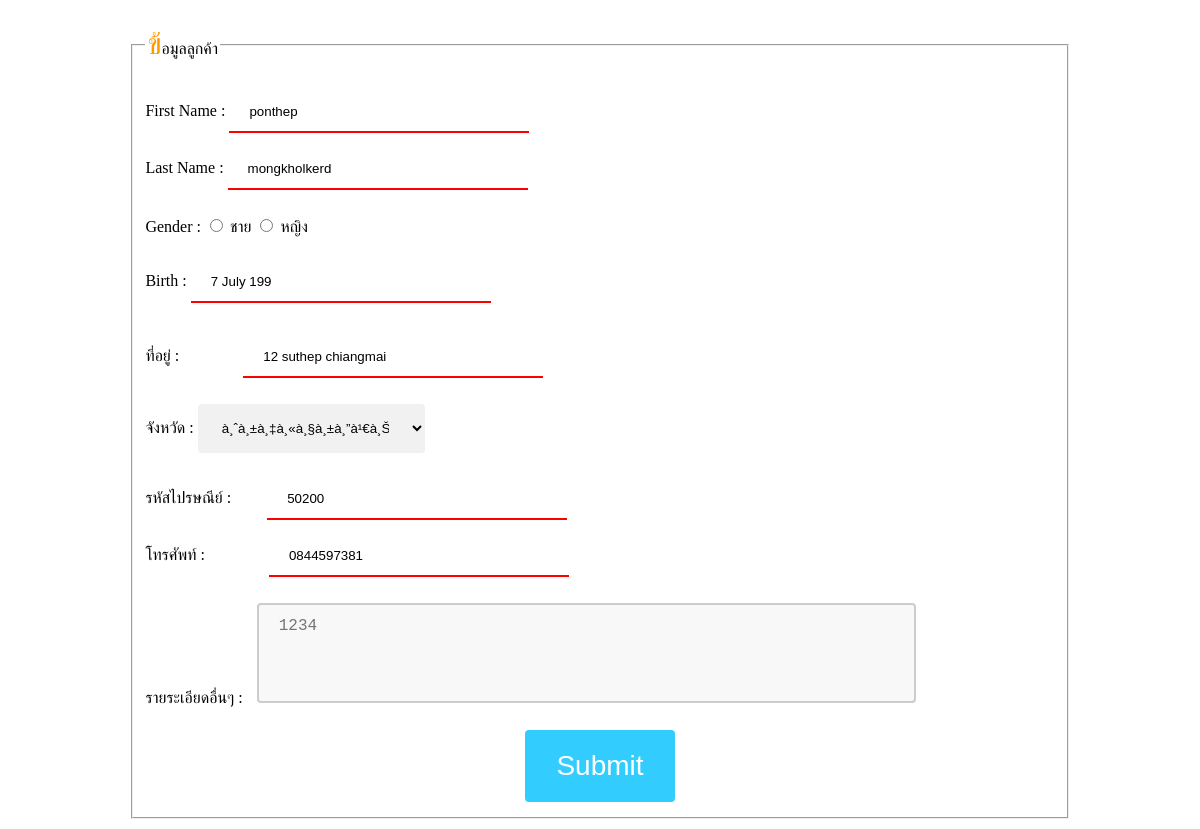
Page /edit_customer.php?edit=5 on the committed database.
### tables this page shows
CREATE TABLE `customer` (
  `Customer_id` int(11) NOT NULL,
  `Customer_Name` varchar(50) NOT NULL,
  `Customer_Lastname` varchar(100) NOT NULL,
  `Gender` varchar(5) NOT NULL,
  `Age` int(11) NOT NULL,
  `Birthdate` varchar(10) NOT NULL,
  `Address` varchar(150) NOT NULL,
  `Province` varchar(50) NOT NULL,
  `Zipcode` varchar(5) NOT NULL,
  `Telephone` varchar(20) NOT NULL,
  `Customer_Desciption` text NOT NULL,
  `username` varchar(50) NOT NULL,
  `password` varchar(250) NOT NULL
);

### edit_customer.php (the view, shortened to what this page needs)
<?php
include 'connectdb.php';
 if(isset($_POST["numedit"])){
   $num = $_POST["numedit"];
   $customer_fname = $_POST["Fname"];
   $customer_lname = $_POST["Lname"];
   $customer_gender = $_POST["gender"];
   $customer_Birthdate = $_POST["birthdate"];
   $customer_address = $_POST["address"];
   $customer_province = $_POST["province"];
   $customer_zipcode = $_POST["zipcode"];
   $customer_telephone = $_POST["telephone"];
   $customer_customer_desciption = $_POST["customer_desciption"];
$sql = "UPDATE customer SET Customer_Name='$customer_fname', Customer_Lastname = '$customer_lname', Gender = '$customer_gender', Birthdate = '$customer_Birthdate', Address = '$customer_address', Province = '$customer_province', Zipcode = '$customer_zipcode', Telephone = '$customer_telephone', Customer_Desciption = '$customer_customer_desciption' WHERE Customer_id='$num'";
if ($conn->query($sql) === TRUE) {
    echo "Record updated successfully";
} else {
    echo "Error updating record: " . $conn->error;
}
mysqli_close($conn);
} else {
   if (isset($_GET['edit'])) {
     $number = $_GET['edit'];
     $sql = "SELECT * FROM customer WHERE Customer_id = '$number'";
      $result=mysqli_query($conn,$sql);
      $row=mysqli_fetch_array($result);
      }else {
      }
   ?>
   <html>
   <head>
   </head>
   <body>
   <form method="post" name="form_edit" action="/edit_customer.php">
   <table width="80%" border="0" style="margin:auto;">
   <tr><td>
   <fieldset>
   <legend><p>ข้อมูลลูกค้า</p></legend>
   <div>
       <label for="fname">First Name :</label>
       <input type="text" id="fname" name="Fname" placeholder="<?php echo $row["Customer_Name"]; ?>" value="<?php echo $row["Customer_Name"]; ?>"><br>
       <label for="lname">Last Name :</label>
       <input type="text" id="lname" name="Lname" placeholder="<?php echo $row["Customer_Lastname"]; ?>" value="<?php echo $row["Customer_Lastname"]; ?>">
   </div><br>
   Gender : <input type="radio" name="gender" value="หญิง"> ชาย
   <input type="radio" name="gender" value="ชาย"> หญิง<br><br>
   Birth :
   		<input type="text" value="<?php echo $row["Birthdate"] ?>" name="birthdate" placeholder="<?php echo $row["Birthdate"] ?>">
      <br><br>
   <label>ที่อยู่ : &nbsp&nbsp&nbsp&nbsp&nbsp&nbsp&nbsp&nbsp&nbsp&nbsp&nbsp&nbsp&nbsp&nbsp&nbsp<input class="selectpic" type="text" name="address" placeholder="<?php echo $row["Address"]; ?>" value="<?php echo $row["Address"]; ?>"><br><br>
     จังหวัด : <select name="province" type="list">
             <option value="<?php echo $row["Province"]; ?>"> <?php echo $row["Province"]; ?> </option>
             </select>
   <br><br><label>รหัสไปรษณีย์ : &nbsp&nbsp&nbsp&nbsp&nbsp&nbsp&nbsp&nbsp<input class="selectpic" type="text" name="zipcode" placeholder="<?php echo $row["Zipcode"]; ?>" value="<?php echo $row["Zipcode"]; ?>">
   <br><label>โทรศัพท์ : &nbsp&nbsp&nbsp&nbsp&nbsp&nbsp&nbsp&nbsp&nbsp&nbsp&nbsp&nbsp&nbsp&nbsp&nbsp<input class="selectpic" type="text" name="telephone" placeholder="<?php echo $row["Telephone"]; ?>" value="<?php echo $row["Telephone"]; ?>"><br>
   <br><div style="width:150px;height: 500px;margin: 0px 10px 0px 0px;display:inline;">รายระเอียดอื่นๆ : </div><div style="width:200px;height: 100px;display:inline;"><textarea cols="60" rows="4" name="customer_desciption"
     placeholder="<?php echo $row["Customer_Desciption"]; ?>" value="<?php echo $row["Customer_Desciption"]; ?>"></textarea></div><br>
   <br>
   <center><button class="button" name="form_submit" style="vertical-align:middle" ><span> Submit</span></button></center>
   </fieldset>
   </form></td></tr>
   </body>
   </html>
 <?php } ?>

### edit_customer.php (style rules this page uses)
p:first-letter { color:#FF9900; font-size:30px; }
input[type=text] { width: 300px; padding: 12px 20px; margin: 8px 0; box-sizing: border-box; border: none; border-bottom: 2px solid red; }
textarea { padding: 12px 20px; box-sizing: border-box; border: 2px solid #ccc; border-radius: 4px; background-color: #f8f8f8; font-size: 16px; resize: none; }
select { width: 25%; padding: 16px 20px; border: none; border-radius: 4px; background-color: #f1f1f1; }
.button { display: inline-block; border-radius: 4px; background-color: #33CCFF; border: none; color: #FFFFFF; text-align: center; font-size: 28px; padding: 20px; width: 150px; transition: all 0.5s; cursor: pointer; margin: 5px; }
.button span { cursor: pointer; display: inline-block; position: relative; transition: 0.5s; }
.button span:after { content: '\00bb'; position: absolute; opacity: 0; top: 0; right: -20px; transition: 0.5s; }

### rows in the picture
customer: Fname "ponthep", Lname "mongkholkerd", birthdate "7 July 199", address "12 suthep chiangmai", province "à¸ˆà¸±à¸‡à¸«à¸§à¸±à¸”à¹€à¸Šà¸µà¸¢à¸‡à¸£à¸²à¸¢", zipcode "50200", telephone "0844597381", customer_desciption "1234"
